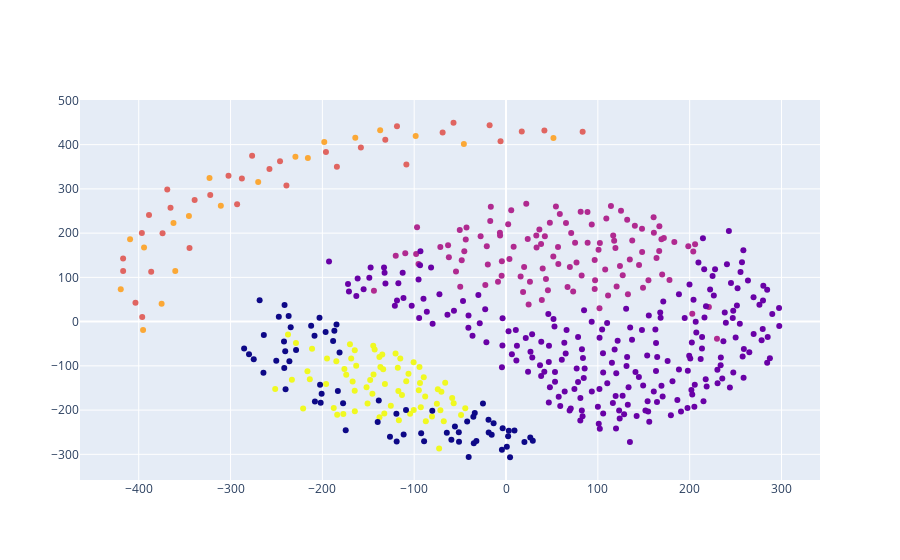

The cell this chart's notebook holds for it:
### Code cell
fig = go.Figure()
fig.add_traces(
    go.Scatter(
        x=frame.mds_1,
        y=frame.mds_2,
        mode="markers",
        marker={
            "color":frame.kmeans
        }
    )
)

### Figure 1 — Plotly figure (JSON) as saved in the notebook; plotly's stock layout.template omitted (floating-point values rounded to 4 significant figures; data arrays with more than 128 entries replaced by an {"elided": "..."} marker saying what was removed)
{"data": [{"marker": {"color": {"elided": "511 int values"}}, "mode": "markers", "type": "scatter", "x": {"elided": "511 float values"}, "y": {"elided": "511 float values"}}], "layout": {}}
